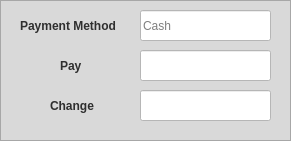
    <widget class="QFrame" name="frame_10">
     <property name="geometry">
      <rect>
       <x>790</x>
       <y>550</y>
       <width>291</width>
       <height>141</height>
      </rect>
     </property>
     <property name="styleSheet">
      <string notr="true">background-color: rgb(217, 217, 217);</string>
     </property>
     <property name="frameShape">
      <enum>QFrame::StyledPanel</enum>
     </property>
     <property name="frameShadow">
      <enum>QFrame::Raised</enum>
     </property>
     <widget class="QLabel" name="label_13">
      <property name="geometry">
       <rect>
        <x>20</x>
        <y>10</y>
        <width>111</width>
        <height>31</height>
       </rect>
      </property>
      <property name="font">
       <font>
        <pointsize>9</pointsize>
        <weight>75</weight>
        <bold>true</bold>
       </font>
      </property>
      <property name="styleSheet">
       <string notr="true">color:rgba(0, 0, 0, 200);</string>
      </property>
      <property name="text">
       <string>Payment Method</string>
      </property>
     </widget>
     <widget class="QLabel" name="label_14">
      <property name="geometry">
       <rect>
        <x>60</x>
        <y>50</y>
        <width>81</width>
        <height>31</height>
       </rect>
      </property>
      <property name="font">
       <font>
        <pointsize>9</pointsize>
        <weight>75</weight>
        <bold>true</bold>
       </font>
      </property>
      <property name="styleSheet">
       <string notr="true">color:rgba(0, 0, 0, 200);</string>
      </property>
      <property name="text">
       <string>Pay</string>
      </property>
     </widget>
     <widget class="QLabel" name="label_15">
      <property name="geometry">
       <rect>
        <x>50</x>
        <y>90</y>
        <width>81</width>
        <height>31</height>
       </rect>
      </property>
      <property name="font">
       <font>
        <pointsize>9</pointsize>
        <weight>75</weight>
        <bold>true</bold>
       </font>
      </property>
      <property name="styleSheet">
       <string notr="true">color:rgba(0, 0, 0, 200);</string>
      </property>
      <property name="text">
       <string>Change</string>
      </property>
     </widget>
     <widget class="QLineEdit" name="lineEdit_12">
      <property name="geometry">
       <rect>
        <x>140</x>
        <y>90</y>
        <width>131</width>
        <height>31</height>
       </rect>
      </property>
      <property name="styleSheet">
       <string notr="true">background-color: rgb(255, 255, 255);</string>
      </property>
     </widget>
     <widget class="QLineEdit" name="lineEdit_14">
      <property name="geometry">
       <rect>
        <x>140</x>
        <y>50</y>
        <width>131</width>
        <height>31</height>
       </rect>
      </property>
      <property name="styleSheet">
       <string notr="true">background-color: rgb(255, 255, 255);</string>
      </property>
     </widget>
     <widget class="QLineEdit" name="lineEdit_15">
      <property name="geometry">
       <rect>
        <x>140</x>
        <y>10</y>
        <width>131</width>
        <height>31</height>
       </rect>
      </property>
      <property name="styleSheet">
       <string notr="true">background-color: rgb(255, 255, 255);</string>
      </property>
      <property name="placeholderText">
       <string>Cash</string>
      </property>
     </widget>
    </widget>
